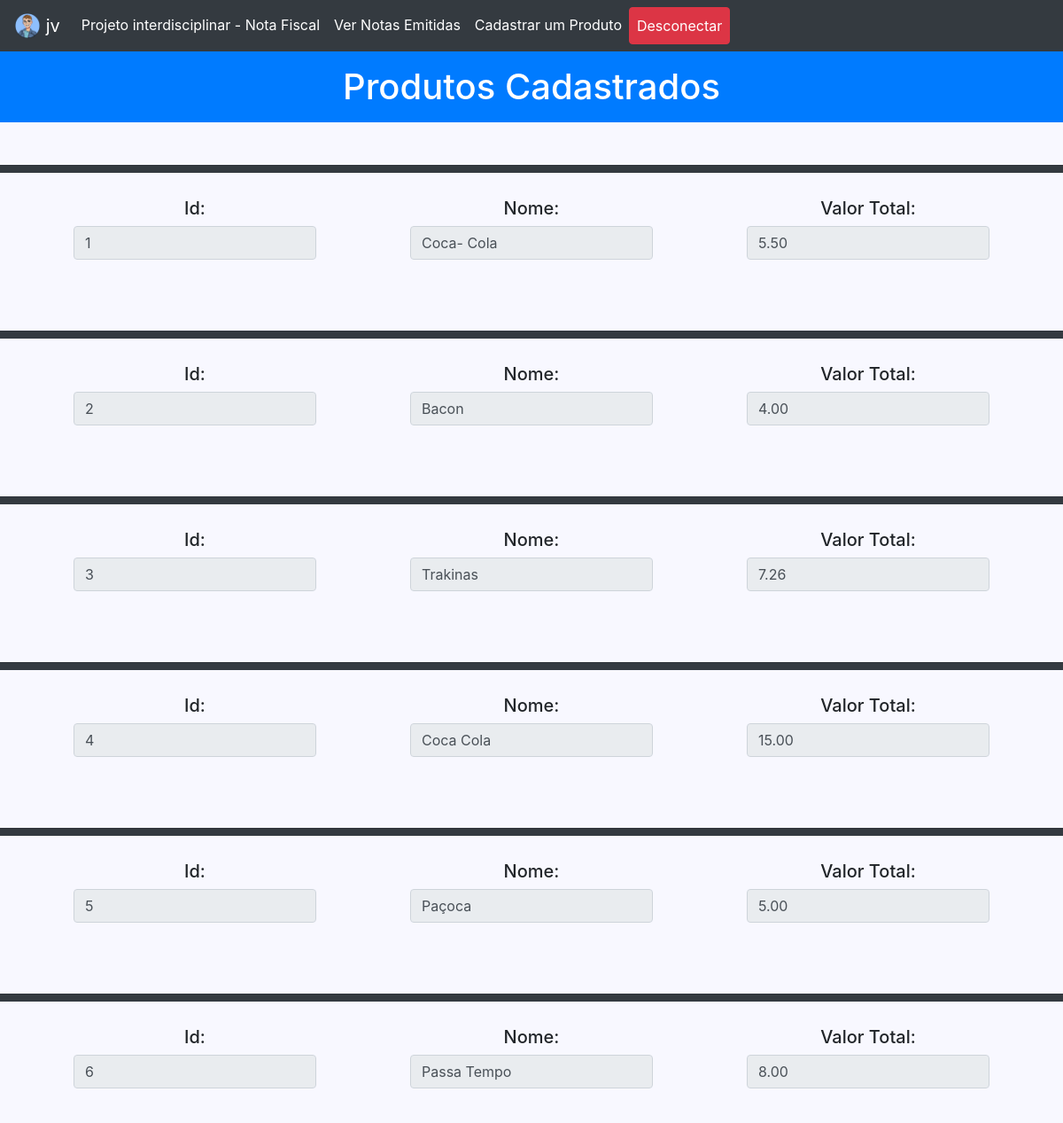
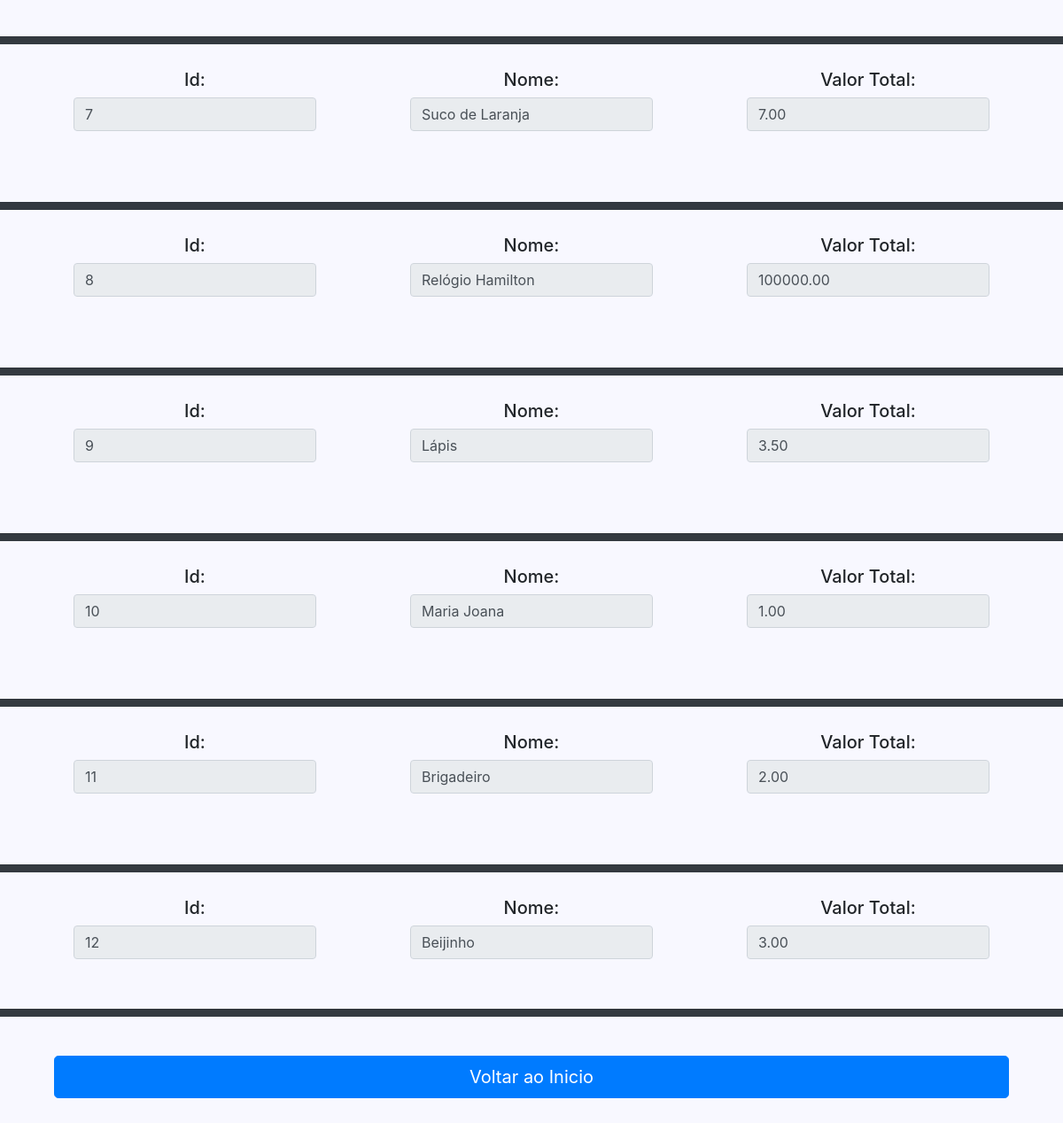
The app's page /site/ver_pd.php (signed in) with its own data (2 pictures, top to bottom).
### tables this page shows
CREATE TABLE `produtos` (
  `id` int(11) NOT NULL,
  `nome` varchar(50) DEFAULT NULL,
  `preco` decimal(10,2) DEFAULT NULL
);

### site/ver_pd.php (the view, shortened to what this page needs)
<!doctype html>
<html lang="en">
  <head>
    <link rel="stylesheet" href="https://stackpath.bootstrapcdn.com/bootstrap/4.5.2/css/bootstrap.min.css">
    <link rel="stylesheet" href="/site/assets/bootstrap/dist/css/bootstrap.css">
  </head>
  <body style="background-color:#f8f8ff; ">
    <nav class="navbar navbar-expand-lg navbar navbar-dark bg-dark">
            <a class="navbar-brand" href="index.php"> <img src="images/logo.png" width="30" height="30" class="d-inline-block align-top" alt=""> jv</a>
            <div class="collapse navbar-collapse" id="navbarNav">
              <ul class="navbar-nav">
                <li class="nav-item active">
                  <a class="nav-link" href="index.php"> Projeto interdisciplinar - Nota Fiscal  <span class="sr-only">(Página atual)</span></a>
                </li>
                <li class="nav-item active">
                  <a class="nav-link" href="ver_nf.php"> Ver Notas Emitidas <span class="sr-only">(Página atual)</span></a>
                </li>
                <li class="nav-item active">
                  <a class="nav-link" href="cad_pd.php"> Cadastrar um Produto <span class="sr-only"></span></a>
                </li>
                <li class="nav-item active">
                <a class="nav-link btn btn-danger " href="limpandotudo.php" role="button" > Desconectar  </a>
              </li>
              </ul>
            </div>
          </nav>
            <h1 class ="p-3 mb-2 bg-primary text-white text-center"> Produtos Cadastrados </h1>
            <?php
            include 'conecta.php';
            $consulta = "SELECT * FROM produtos";
            foreach($conexao -> query($consulta) as $linha){
            ?>
            <br>
        <hr class="p-1 mb-1 bg-dark text-white">
        <br>
        <section class="container text-center">
        <div class="row">
            <div class="col-sm">
              <label><h5>Id: </h5> <label>
                <input type="text" value="<?php echo $linha['id']?>" readonly ="readonly" class= form-control>
            </div>
            <div class="col-sm">
                <label><h5> Nome: </h5> <label>
                <input type="text"  value="<?php echo $linha['nome']?>" readonly ="readonly" class= form-control>
                <br>
            </div>
            <div class="col-sm">
                <label><h5> Valor Total: </h5> <label>
                <input type="text"  value="<?php echo $linha['preco']?>" readonly ="readonly" class= form-control>
            </div>
        </div>
      </section>
    <?php
            }
    ?>
    <hr class="p-1 mb-1 bg-dark text-white">
<br>
  <div class="container text-center">
    <p> <a href = "index.php"  class ="btn btn-primary btn-lg btn-block" role ="button"> Voltar ao Inicio </a> </p>
    <link rel="stylesheet" href="/site/assets/bootstrap/dist/css/bootstrap.css">
  </div>
<br>
  </body>
</html>

### records on screen
produtos: id "1", nome "Coca- Cola", preco "5.50"
produtos: id "2", nome "Bacon", preco "4.00"
produtos: id "3", nome "Trakinas", preco "7.26"
produtos: id "4", nome "Coca Cola", preco "15.00"
produtos: id "5", nome "Paçoca", preco "5.00"
produtos: id "6", nome "Passa Tempo", preco "8.00"
produtos: id "7", nome "Suco de Laranja", preco "7.00"
produtos: id "8", nome "Relógio Hamilton", preco "100000.00"
produtos: id "9", nome "Lápis", preco "3.50"
produtos: id "10", nome "Maria Joana", preco "1.00"
produtos: id "11", nome "Brigadeiro", preco "2.00"
produtos: id "12", nome "Beijinho", preco "3.00"
